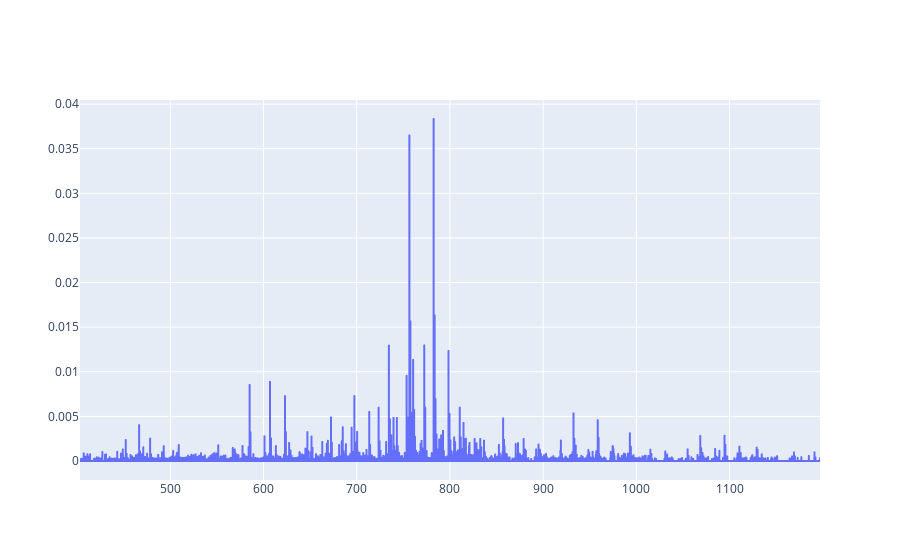

Source (notebook cell):
### Code cell
test = spectra.compute_zeros_extended_spectrum_per_pixel(
    1071, data.get_array_spectra(slice_index=1), data.get_array_lookup_pixels(slice_index=1)
)
fig = go.Figure([go.Scattergl(x=test[0], y=test[1])])
fig.show(config=dict(displayModeBar=False))

### Figure 1 — Plotly figure (JSON) as saved in the notebook; plotly's stock layout.template omitted (floating-point values rounded to 4 significant figures; data arrays with more than 128 entries replaced by an {"elided": "..."} marker saying what was removed)
{"data": [{"type": "scattergl", "x": {"elided": "4066 float values"}, "y": {"elided": "4066 float values"}}], "layout": {}}
